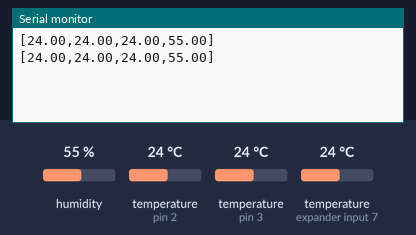
Simulated run of this sketch. Board: Arduino Uno, built with avr-gcc and run on an emulated ATmega328P. On the bench: the last lines printed to the serial monitor. Inputs (shaded band) come from the test bench; at power-on: humidity 55 %, temperature (sensors on pin 3, expander input 7, pin 2) 24 °C.

Above: at 5.2 s.
5.3 s: humidity set to 22 %
At 8.1 s:
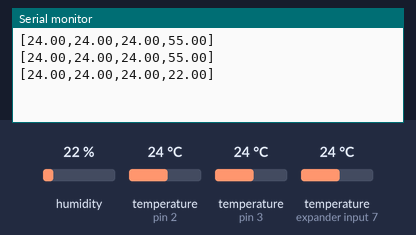
8.6 s: temperature (sensor on pin 3) set to 12 °C
At 9.3 s:
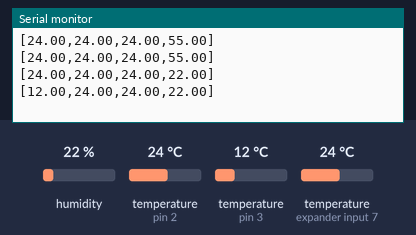
11.9 s: temperature (sensor on expander input 7) set to 12 °C
At 14.2 s:
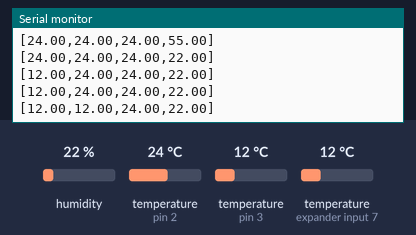
15.2 s: temperature (sensor on pin 2) set to 12 °C
At 16.6 s:
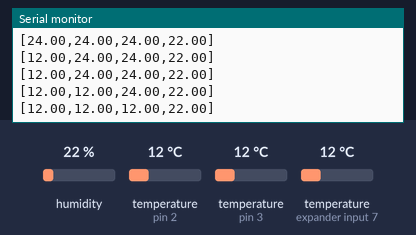
18.5 s: temperature (sensor on pin 3) set to 19 °C
At 20.3 s:
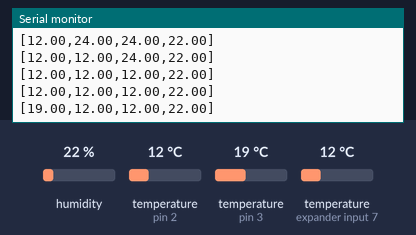
21.8 s: temperature (sensor on expander input 7) set to 19 °C
At 22.8 s:
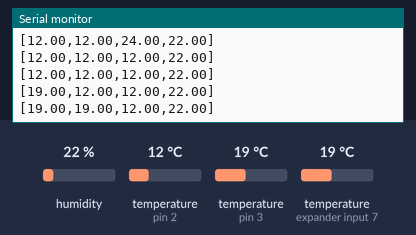
Timing chart, 0 to 24.8 s (numbered marks = the images above; inputs shaded):
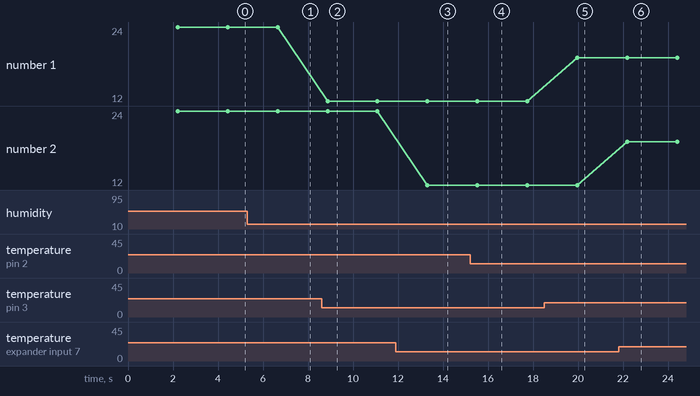

The sketch:

aquaponics_sensors.ino
```cpp
// For the DS18B20 1-wire temp sensors
#include <OneWire.h>
#include <DallasTemperature.h>
// For the DHT22 temp and humidity sensors
#include <DHT.h>

// pin 3 for the one wire sensors
#define ONE_WIRE_BUS 3
// pin 2 for the DHT22 sensor
#define DHTPIN 2
#define DHTTYPE DHT22

// Setup a oneWire instance to communicate with any OneWire devices
OneWire oneWire(ONE_WIRE_BUS);
// Pass our oneWire reference to Dallas Temperature.
DallasTemperature tempSensors(&oneWire);
// Assign the addresses of your 1-Wire temp sensors.
// See the tutorial on how to obtain these addresses:
// http://www.hacktronics.com/Tutorials/arduino-1-wire-address-finder.html
DeviceAddress insideThermometer = { 0x28, 0xB6, 0xCB, 0xA8, 0x04, 0x00, 0x00, 0xD2 };
DeviceAddress outsideThermometer = { 0x28, 0xAF, 0x13, 0xAA, 0x04, 0x00, 0x00, 0x78 };

// Initialize DHT sensor for normal 16mhz Arduino
DHT dht(DHTPIN, DHTTYPE);

void setup(void)
{
  Serial.begin(9600);

  tempSensors.begin();
  // set the resolution to 10 bit (good enough?)
  tempSensors.setResolution(insideThermometer, 10);
  tempSensors.setResolution(outsideThermometer, 10);

  dht.begin();
}

void printTemperature(DeviceAddress deviceAddress)
{
  float tempC = tempSensors.getTempC(deviceAddress);
  //if (tempC == -127.00) {
  //  Serial.print("Error getting temperature");
  //} else {
  Serial.print(tempC);
  //}
}

void loop(void)
{
  delay(2000);
  tempSensors.requestTemperatures();
  Serial.print("[");
  printTemperature(insideThermometer);
  Serial.print(",");
  printTemperature(outsideThermometer);

  // Reading temperature or humidity takes about 250 milliseconds!
  // Sensor readings may also be up to 2 seconds 'old' (its a very slow sensor)
  // Read temperature as Celsius
  float dhtTemp = dht.readTemperature();
  Serial.print(",");
  Serial.print(dhtTemp);
  float dhtHumidity = dht.readHumidity();
  Serial.print(",");
  Serial.print(dhtHumidity);

  Serial.print("]\n");
}
```

Measured:
- after the input at 5.3 s, the serial monitor: prints a new line after 1.3 s (image 1)
- after the input at 8.6 s, the serial monitor: prints a new line after 0.27 s (image 2)
- after the input at 11.9 s, the serial monitor: prints a new line after 1.4 s (image 3)
- after the input at 15.2 s, the serial monitor: prints a new line after 0.33 s (image 4)
- after the input at 18.5 s, the serial monitor: prints a new line after 1.5 s (image 5)
- after the input at 21.8 s, the serial monitor: prints a new line after 0.39 s (image 6)
- plotted number 1: 24 → 12 after the input at 8.6 s, 12 → 19 after the input at 18.5 s
